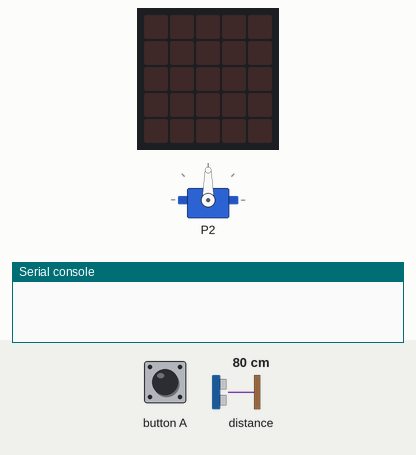
Recording of a program running on a simulated BBC micro:bit (MakeCode). On the bench: servo, the board's 5×5 LED display, the last lines printed to the serial console. The test bench sets the inputs (shaded band); at power-on: distance to the obstacle 80 cm.

Above: at 4.2 s.
4.3 s: button A pressed for 0.15 s
At 5.8 s:
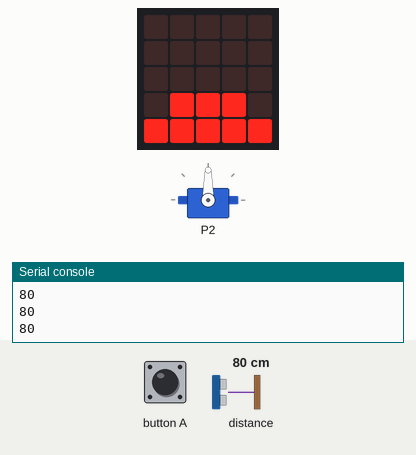
6.1 s: distance to the obstacle set to 2 cm
At 7.1 s:
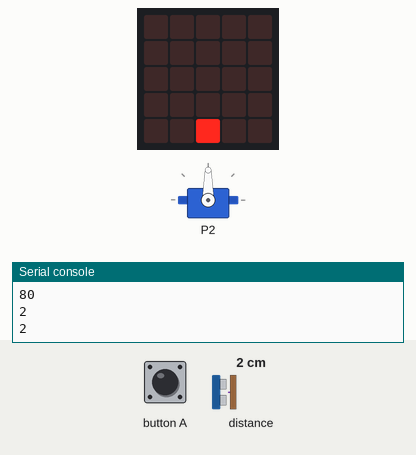
8.1 s: distance to the obstacle set to 35 cm
At 9.9 s:
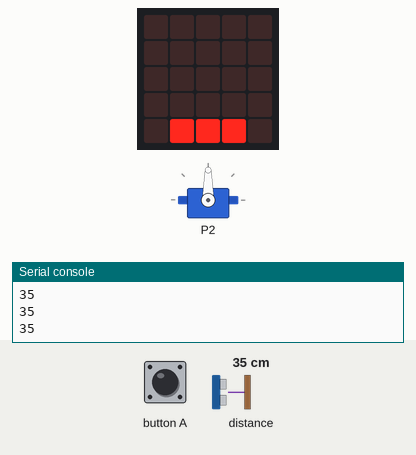
10.2 s: button A pressed for 0.15 s
At 10.7 s:
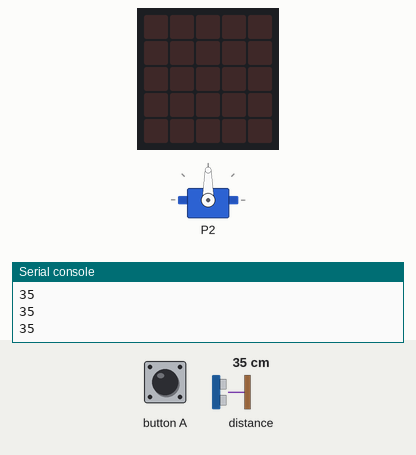
11.8 s: button A pressed for 1 s
At 13.5 s:
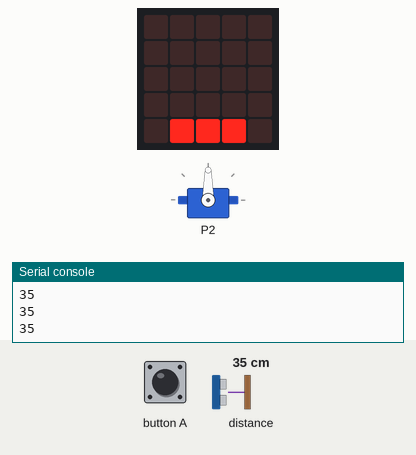
14.5 s: distance to the obstacle set to 60 cm
At 15.7 s:
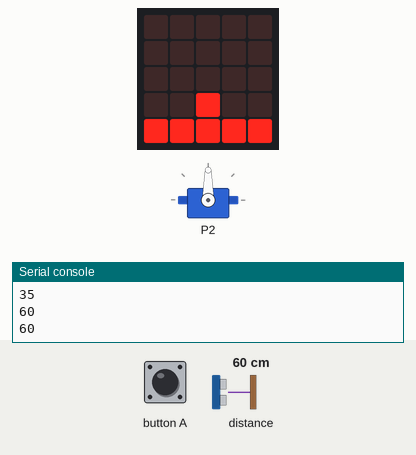
Timing chart, 0 to 17.5 s (numbered marks = the images above; inputs shaded):
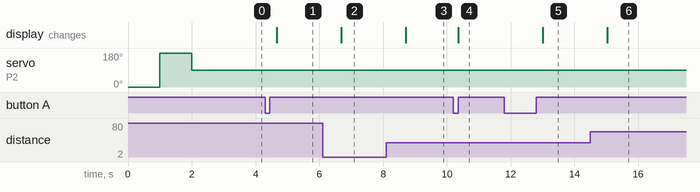

The program:

main.ts
```typescript
function 左回転 () {
    pins.analogWritePin(AnalogPin.P12, 0)
    pins.analogWritePin(AnalogPin.P13, スピード + バランス)
    pins.analogWritePin(AnalogPin.P15, スピード + バランス)
    pins.analogWritePin(AnalogPin.P16, 0)
}
input.onButtonPressed(Button.A, function () {
    電源 += 1
    if (電源 == 2) {
        電源 = 0
        停止()
        basic.clearScreen()
    }
})
function バック () {
    pins.analogWritePin(AnalogPin.P12, 0)
    pins.analogWritePin(AnalogPin.P13, スピード + バランス)
    pins.analogWritePin(AnalogPin.P15, 0)
    pins.analogWritePin(AnalogPin.P16, スピード + バランス)
}
function 距離を測る () {
    距離 = 0
    while (距離 == 0) {
        距離 = sonar.ping(
        DigitalPin.P0,
        DigitalPin.P1,
        PingUnit.Centimeters
        )
        basic.pause(200)
    }
    led.plotBarGraph(
    距離,
    300,
    true
    )
    return 距離
}
function 前進 () {
    pins.analogWritePin(AnalogPin.P12, スピード + バランス)
    pins.analogWritePin(AnalogPin.P13, 0)
    pins.analogWritePin(AnalogPin.P15, スピード + バランス)
    pins.analogWritePin(AnalogPin.P16, 0)
}
function 右回転 () {
    pins.analogWritePin(AnalogPin.P12, スピード + バランス)
    pins.analogWritePin(AnalogPin.P13, 0)
    pins.analogWritePin(AnalogPin.P15, 0)
    pins.analogWritePin(AnalogPin.P16, スピード + バランス)
}
function 停止 () {
    pins.analogWritePin(AnalogPin.P12, 0)
    pins.analogWritePin(AnalogPin.P13, 0)
    pins.analogWritePin(AnalogPin.P15, 0)
    pins.analogWritePin(AnalogPin.P16, 0)
}
let 距離 = 0
let バランス = 0
let スピード = 0
let 電源 = 0
電源 = 0
スピード = 500
バランス = 0
停止()
pins.servoWritePin(AnalogPin.P2, 0)
basic.pause(1000)
pins.servoWritePin(AnalogPin.P2, 180)
basic.pause(1000)
pins.servoWritePin(AnalogPin.P2, 90)
basic.pause(1000)
basic.forever(function () {
    while (電源 == 1) {
        距離を測る()
        if (距離 > 25) {
            前進()
        } else if (距離 < 15) {
            バック()
        } else {
            停止()
        }
        basic.pause(200)
    }
    停止()
    basic.clearScreen()
})
```

test.ts
```typescript
// テストはここに来ます。このパッケージが拡張機能として使用されるときにはコンパイルされません。
```

Measured:
- after the input at 4.3 s, the display: changes after 0.37 s (image 1)
- after the input at 6.1 s, the display: changes after 0.60 s (image 2)
- after the input at 8.1 s, the display: changes after 0.60 s (image 3)
- after the input at 10.2 s, the display: changes after 0.15 s (image 4)
- after the input at 11.8 s, the display: changes after 1.2 s (image 5)
- after the input at 14.5 s, the display: changes after 0.52 s (image 6)
